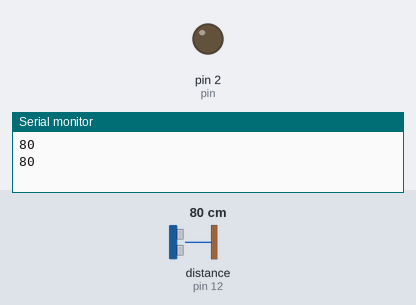
The sketch below on a simulated Arduino Uno, built with avr-gcc and run on an emulated ATmega328P. Parts: output pins drawn as LEDs (lit = HIGH), the last lines printed to the serial monitor. The test bench sets the inputs (shaded band); at power-on: distance to the obstacle (sensor on pin 12) 80 cm. The echo pulse lasts 58.3 µs per cm.

Above: at 2.2 s.
2.3 s: distance to the obstacle (sensor on pin 12) set to 11 cm
5.2 s: distance to the obstacle (sensor on pin 12) set to 8 cm
At 7.5 s:
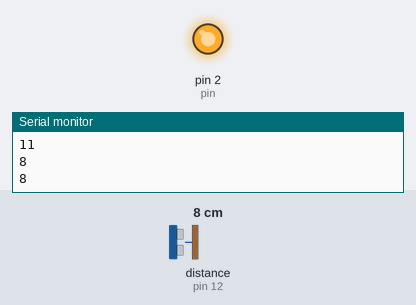
8.6 s: distance to the obstacle (sensor on pin 12) set to 18 cm
At 11.4 s:
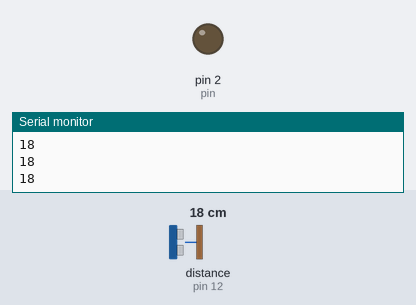
11.7 s: distance to the obstacle (sensor on pin 12) set to 2 cm
At 14.4 s:
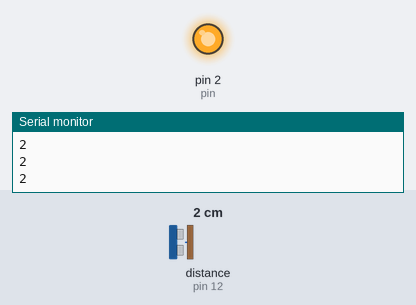
Timing chart, 0 to 15.8 s (numbered marks = the images above; inputs shaded):
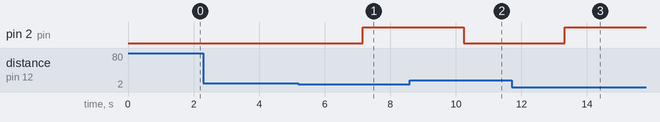

The sketch:

ultrasonic.ino
```cpp
#include "SR04.h"

int trig_pin = 12;
int echo_pin = 11;
int pin = 2;

SR04 sensor = SR04(echo_pin, trig_pin);

long distance;

void setup() {
  // put your setup code here, to run once:
  Serial.begin(9600);

  delay(1000);

  pinMode(pin, OUTPUT);

}

void loop() {
  // put your main code here, to run repeatedly:
  distance = sensor.Distance();
  Serial.println(distance);
  delay(1000);
  if(distance < 10){
digitalWrite(pin, HIGH);
  }else{
    digitalWrite(pin, LOW);
  }


}
```

Measured:
- the behaviour switches between 10 and 9 cm on distance to the obstacle (sensor on pin 12) (found by bisection; images 0 and 1)
- after the input at 5.2 s, pin 2 (pin): LOW → HIGH after 2.0 s
- after the input at 8.6 s, pin 2 (pin): HIGH → LOW after 1.6 s
- after the input at 11.7 s, pin 2 (pin): LOW → HIGH after 1.6 s
